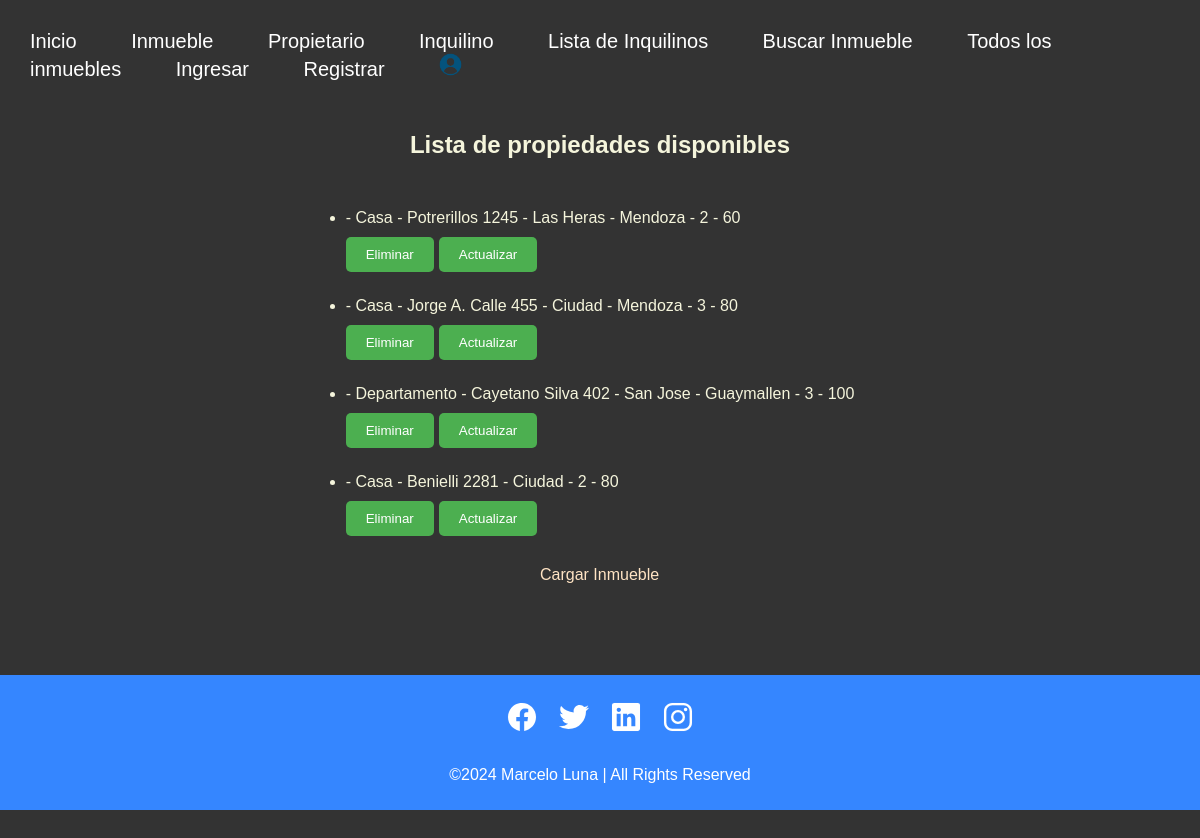
The app's page /lista-inmuebles/, older data.
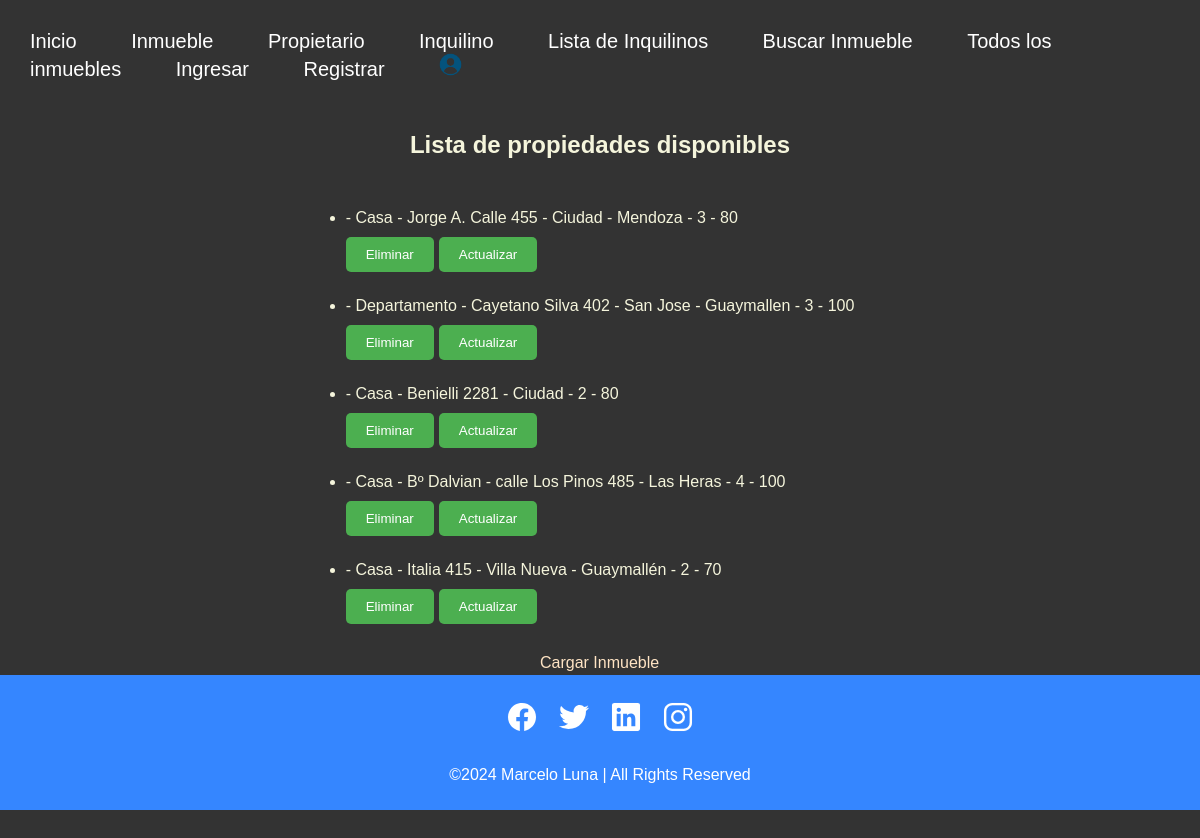
The same page, newer data.
### app/models.py (models this page shows)
class Inmueble(models.Model):
    categoria = models.CharField(max_length=30)
    ubicacion = models.CharField(max_length=50)
    domitorios = models.IntegerField()
    metros_cuadrados = models.IntegerField()
    def __str__(self):
        return f'''- {self.categoria}
                   - {self.ubicacion}
                   - {self.domitorios}
                   - {self.metros_cuadrados}'''

### app/views.py (the view)
# urls.py: path('lista-inmuebles/', lista_inmuebles, name='lista_inmuebles'),
def lista_inmuebles(req):
    try:
        avatar = Avatar.objects.get(user = req.user.id)
        mis_inmuebles = Inmueble.objects.all() # manager que me permite recuperar todos los datos almacenados en la tabla Inmueble, creada en la base de datos. En la variable "mis_inmuebles" guardamos la info.
        return render(req, "lista_inmuebles.html", {'url': avatar.imagen.url, "lista_inmuebles" : mis_inmuebles})
    except:
        mis_inmuebles = Inmueble.objects.all()
        return render(req, "lista_inmuebles.html", {"lista_inmuebles" : mis_inmuebles})

### app/templates/lista_inmuebles.html (shortened to what this page needs)
{% extends 'padre.html' %}
{% block contenido_que_cambia %}
<h2>Lista de propiedades disponibles</h2>
<ul class="animate__animated animate__fadeInUp" style="margin-top: 25px;">
  {% for propiedad in lista_inmuebles  %}
    <li style="margin-top: 25px;">
    {{propiedad}}
    </li>
    <div style="display: flex; column-gap: 5px;">
      <form action="{% url 'eliminar_inmuebles' propiedad.id %}" method="post">
        <button type="submit" style="padding: 10px 20px; margin-top: 10px; background-color: #4CAF50; color: white; border: none;  border-radius: 5px;  cursor: pointer;">
          Eliminar
        </button>
      </form>
      <button style="padding: 10px 20px; margin-top: 10px; background-color: #4CAF50; color: white; border: none;  border-radius: 5px;  cursor: pointer;">
        <a href="{% url 'editar_inmuebles' propiedad.id %}" style="text-decoration: none; color: white;">Actualizar</a>
      </button>
    </div>
  {% endfor %}
</ul>
<a href="{% url 'inmueble_formulario' %}" style="color: bisque; text-decoration: none; margin-top: 30px;" class="animate__animated animate__backInUp">Cargar Inmueble</a>
{% endblock contenido_que_cambia %}

### app/templates/padre.html (shortened to what this page needs)
<!DOCTYPE html>
<html lang="en">
<head>
    {% load static %}
    <link rel="stylesheet" href="{% static 'css/estilos.css' %}">
    <link rel="stylesheet" href="https://cdnjs.cloudflare.com/ajax/libs/animate.css/4.1.1/animate.min.css"
  />
</head>
<body>
    {% include 'navbar.html' %}
    <section>
        {% block contenido_que_cambia %}
        {% endblock contenido_que_cambia %}
    </section>
    <footer class="footer">
        <ul class="social-icon">
          <li class="social-icon__item"><a class="social-icon__link" href="#">
              <ion-icon name="logo-facebook"></ion-icon>
            </a></li>
          <li class="social-icon__item"><a class="social-icon__link" href="#">
              <ion-icon name="logo-twitter"></ion-icon>
            </a></li>
          <li class="social-icon__item"><a class="social-icon__link" href="#">
              <ion-icon name="logo-linkedin"></ion-icon>
            </a></li>
          <li class="social-icon__item"><a class="social-icon__link" href="#">
              <ion-icon name="logo-instagram"></ion-icon>
            </a></li>
        </ul>
        <p>&copy;2024 Marcelo Luna | All Rights Reserved</p>
      </footer>
</body>
</html>

### app/templates/navbar.html
{% load static %}
<header>
    <nav style="display: inline; height: 50px; justify-content: center; align-items: center;">
      <ul>
        <li><a href="{% url 'inicio' %}">Inicio</a></li>
        <li><a href="{% url 'inmueble_formulario' %}">Inmueble</a></li>
        <li><a href="{% url 'propietario_formulario' %}">Propietario</a></li>
        <li><a href="{% url 'inquilino_formulario' %}">Inquilino</a></li>
        <li><a href="{% url 'lista_inquilinos' %}">Lista de Inquilinos</a></li>
        <li><a href="{% url 'busqueda_inmueble' %}">Buscar Inmueble</a></li>
        <li><a href="{% url 'lista_inmuebles' %}">Todos los inmuebles</a></li>
        {% if user.is_authenticated %}
          <li><a href="{% url 'editar_perfil' %}">Editar Perfil</a></li>
          <li>
            <a href="{% url 'agregar_avatar' %}"><img src="{{url}}" alt="avatar" style="width: 2%; border-radius: 15px;"></a>
          </li>
          <form action="{% url 'logout' %}" method="post" style="display:inline"> {% csrf_token %}
            <button type="submit" style="padding: 10px 20px; background-color: #4CAF50; color: white; border: none;  border-radius: 5px;  cursor: pointer;"> Logout - ({{user.username}}) </button>
          </form>
        {% else %}
          <li><a href="{% url 'login' %}">Ingresar</a></li>
          <li><a href="{% url 'registrar' %}">Registrar</a></li>
          <li>
            <a href="{% url 'login' %}"><img src="{% static 'assets/img/perfil_vacio.png' %}" alt="avatar_vacio" style="width: 2%; border-radius: 15px;"></a>
          </li>
        {% endif %}
      </ul>
    </nav>
</header>

### app/static/css/estilos.css (style rules this page uses)
* { margin: 0; padding: 0; box-sizing: border-box; font-family: "Poppins", sans-serif; }
body { position: relative; margin: 0; padding-bottom: 3em; min-height: 100vh; background: #333; justify-content: flex-end; align-items: flex-end; }
header { background-color: #333; color: #fff; padding: 20px; margin: 10px; }
nav ul { list-style: none; padding: 0; margin: 0; }
nav li { display: inline; margin-right: 50px; }
nav a { text-decoration: none; color: #fff; font-size: 20px; }
section { color: beige; display: flex; flex-direction: column; padding: 20px; margin: 10px; justify-content: center; align-items: center; }
.footer { position: absolute; bottom: 0; width: 100%; background: #3586ff; min-height: 100px; padding: 1em 0; display: flex; justify-content: center; align-items: center; flex-direction: column; }
.social-icon, .menu { position: relative; display: flex; justify-content: center; align-items: center; margin: 10px 0; flex-wrap: wrap; }
.social-icon__item, .menu__item { list-style: none; }
.social-icon__link { font-size: 2rem; color: #fff; margin: 0 10px; display: inline-block; transition: 0.5s; }
.footer p { color: #fff; margin: 15px 0 10px 0; font-size: 1rem; font-weight: 300; }

Row changes from the older to the newer data that the page shows:
removed Inmueble: categoria+ubicacion+domitorios "- Casa - Potrerillos 1245 - Las Heras - Mendoza - 2 - 60"
added Inmueble: categoria+ubicacion+domitorios "- Casa - Bº Dalvian - calle Los Pinos 485 - Las Heras - 4 - 100"
added Inmueble: categoria+ubicacion+domitorios "- Casa - Italia 415 - Villa Nueva - Guaymallén - 2 - 70"
